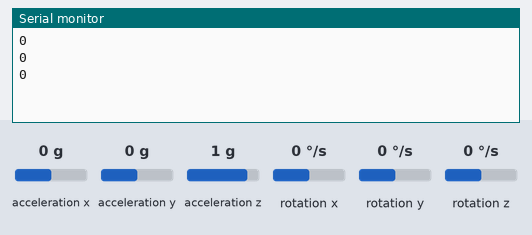
This sketch was run on a simulated Arduino Uno, built with avr-gcc and run on an emulated ATmega328P. On the bench: the last lines printed to the serial monitor. Inputs (shaded band) come from the test bench; at power-on: acceleration x 0 g, acceleration y 0 g, acceleration z 1 g, rotation x 0 °/s, rotation y 0 °/s, rotation z 0 °/s. No radio packets arrive unless stated.

Above: at 1.2 s.
1.3 s: acceleration x set to -1.4 g
At 1.9 s:
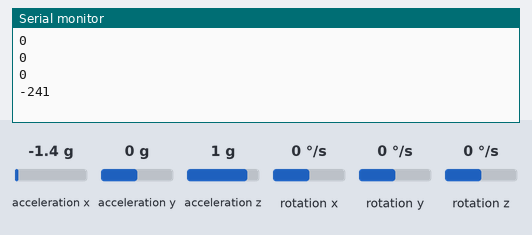
2.8 s: acceleration x set to -0.8 g
At 3.5 s:
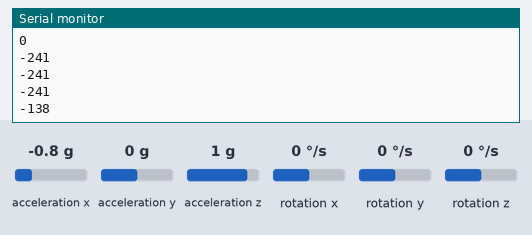
Timing chart, 0 to 5.8 s (numbered marks = the images above; inputs shaded):
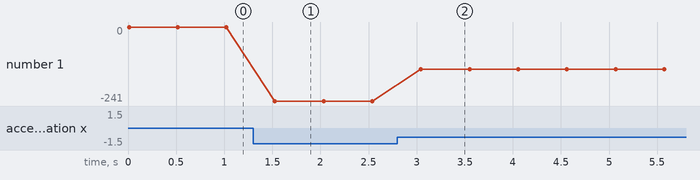

The sketch:

Receiver.ino
```cpp
/**
 * Receiver script
 *
 * @author  Tuna Girişken
 * @date 03/9/21
 * @language Arduino
 */
#include <SPI.h>
#include "RF24.h"
#include "Wire.h"
#include "I2Cdev.h"
#include "MPU6050.h"

MPU6050 mpu;
int16_t ax, ay, az;
int16_t gx, gy, gz;

int derece[1];

RF24 radio(9,10);
const uint64_t pipe = 0xE8E8F0F0E1LL;
void setup(void){
Wire.begin();
mpu.initialize();
Serial.begin(9600);
radio.begin();
radio.openWritingPipe(pipe);
}
void loop(void){
 mpu.getMotion6(&ax, &ay, &az, &gx, &gy, &gz);
derece[0] = map(ax, 0, 17000, 0,179);
 radio.write(derece, 1);
 Serial.println(derece[0]);
 delay(500);

}
```

Measured:
- after the input at 1.3 s, the serial monitor: prints a new line after 0.23 s (image 1)
- after the input at 2.8 s, the serial monitor: prints a new line after 0.24 s (image 2)
- plotted number 1: 0 → -241 after the input at 1.3 s, -241 → -138 after the input at 2.8 s
